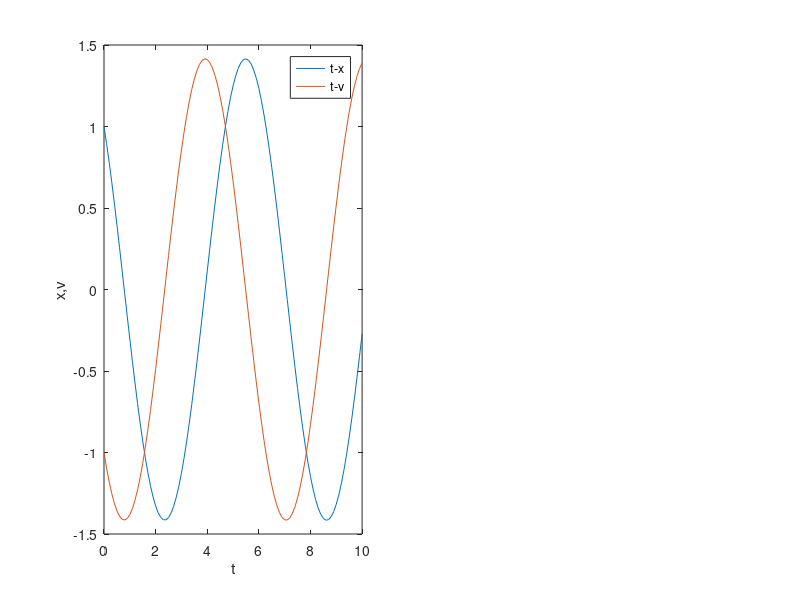

Source code (MATLAB): (Note: this script raises an error after producing the figure.)
clear;
close all;

size = 1e2;

V = zeros(1,size);
V(1) = -1;
X = zeros(1,size);
X(1) = 1;
f1 = zeros(1,size);
f2 = zeros(1,size);
g1 = zeros(1,size);
g2 = zeros(1,size);

h = 0.1;
t = (0:h:size*h);

k = 1;
m = 1;

for i = 1:size
  f1(i) = -k/m*X(i);
  g1(i) = V(i);
  f2(i) = -k/m*(X(i)+V(i)*h);
  g2(i) = V(i)-k/m*X(i)*h;
  X(i+1) = X(i)+h*(g1(i) + g2(i))/2;
  V(i+1) = V(i)+h*(f1(i) + f2(i))/2;
end

figure;

subplot(1,2,1);
plot(t,X,t,V);
xlabel('t');
ylabel('x,v');
legend('t-x','t-v');
ax = gca;
ax.FontName = 'Times New Roman';
ax.FontSize = 16;
grid on;
grid minor;

subplot(1,2,2);
plot(X,V);
xlabel('x');
ylabel('v');
legend('x-v');
ax = gca;
ax.FontName = 'Times New Roman';
ax.FontSize = 16;
grid on;
grid minor;
%saveas(gcf,'t-x.png')
